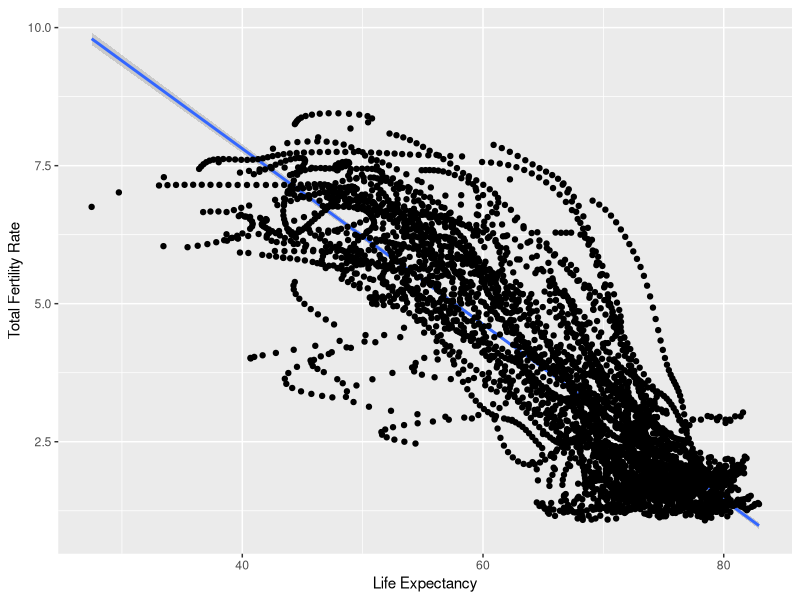
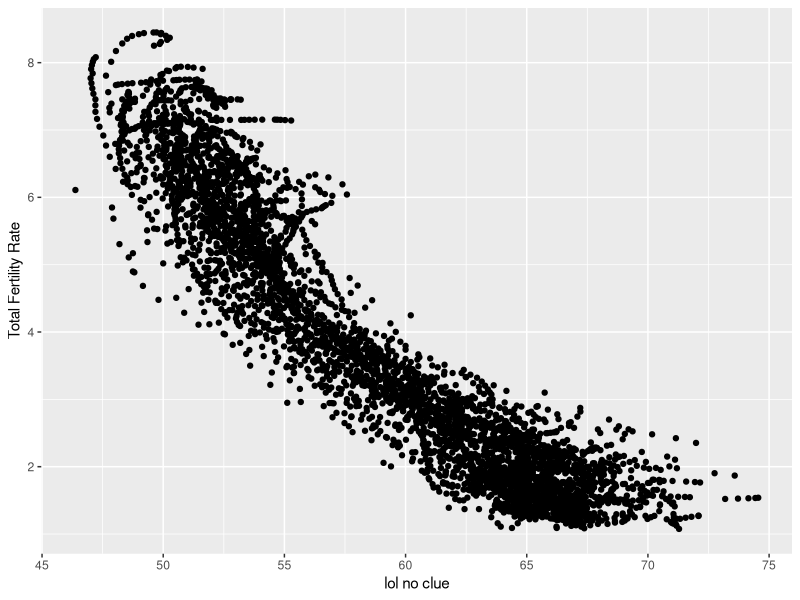
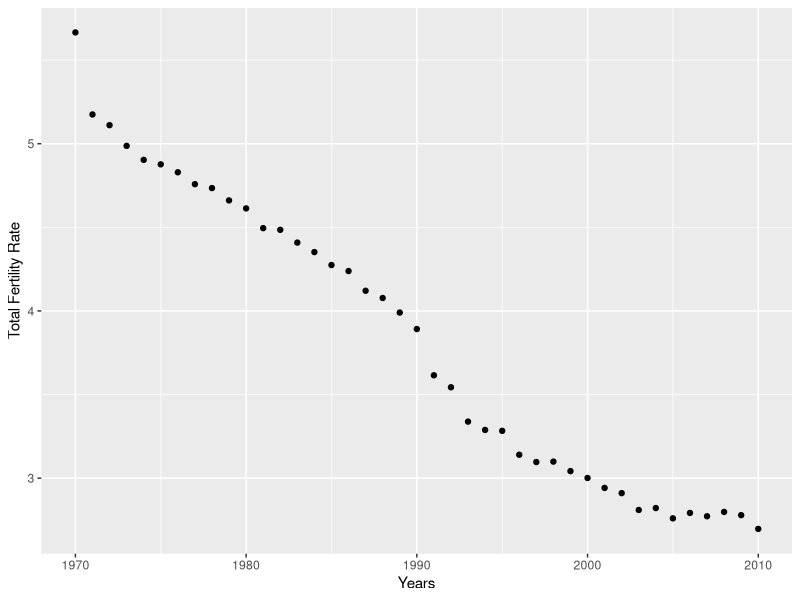

Generate these figures, in order, with R:
## ---- chunk 1
knitr::opts_chunk$set(echo = TRUE)
## ---- chunk 2
library(dplyr)
library(ggplot2)
df <- read.csv("Day5/Pset/resources.csv")
colnames(df)
## ---- chunk 3
dim(df)
test <- df %>% slice(c(1:10, 4528:4530))
test
## ---- chunk 4
df %>% slice(100:110) %>%
    slice_max(metal)
## ---- chunk 5
test <- df %>%
  na.omit() %>% # This way we are only dealing with complete cases
  slice_sample(n = 10, replace = TRUE) %>%
  mutate(
    oil_sd = (oil - mean(oil)) / sd(oil),
    metal_sd = (metal - mean(metal)) / sd(metal)
  )
## ---- chunk 6
new_df <- df %>%
  select(cty_name, year, regime, oil, illit, life)
## ---- chunk 7
new_df <- new_df %>%
  mutate(new_oil = ((oil - mean(oil, na.rm = TRUE)) / sd(oil, na.rm = TRUE)) * ((regime - mean(regime, na.rm = TRUE)) / sd(regime, na.rm = TRUE)))
## ---- chunk 8
vec <- c()
j <- 1
for (i in 1966:1997) {
  vec[j] <- mean(new_df$oil[new_df$year == i], na.rm = TRUE)
  j <- j + 1
}
vec

new_df %>%
  group_by(year) %>%
  summarise(oil = mean(oil, na.rm = TRUE))
## ---- chunk 9
df %>%
  group_by(regime) %>%
  summarise(metal = median(metal, na.rm = TRUE))
## ---- chunk 10
tfr <- read.csv("Day5/Pset/worldTFR.csv") %>%
  na.omit()

ggplot(tfr, aes(x = LifeExpB, y = TFR)) +
  geom_smooth(method = "lm") +
  geom_point() +
  labs(y = "Total Fertility Rate", x = "Life Expectancy")

ggplot(tfr, aes(x = Pop1564Female, y = TFR)) +
  # geom_smooth(method = "lm") +
  geom_point() +
  labs(y = "Total Fertility Rate", x = "lol no clue")
## ---- chunk 11
df1 <- tfr %>%
  group_by(Year) %>%
  summarise(avg_TFR = mean(TFR, na.rm = TRUE))

ggplot(df1, aes(x = Year, y = avg_TFR)) +
  # geom_smooth(method = "lm") +
  geom_point() +
  labs(y = "Total Fertility Rate", x = "Years")
